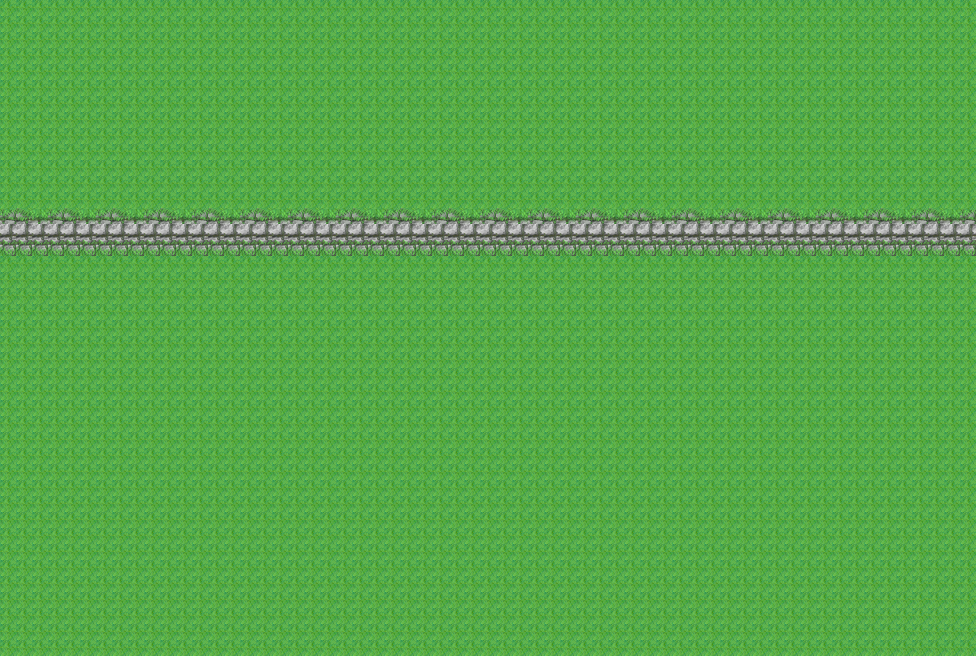

A 2D game scene composited from a Tiled map and its tileset images. What follows is a short description and the map's XML, with each tile layer's data collapsed to a summary:
An orthogonal 61x41 tile map with 16x16 px tiles, 1 tile layer (Tile Layer 1).

<map version="1.10" tiledversion="1.12.2" orientation="orthogonal" renderorder="right-down" width="61" height="41" tilewidth="16" tileheight="16" infinite="0" nextlayerid="2" nextobjectid="1">
 <tileset firstgid="1" source="fsm_Town02_A2.tsx" />
 <layer id="1" name="Tile Layer 1" width="61" height="41">
  <data>[2501 cells, 2501 non-empty, 6 distinct tile ids]</data>
 </layer>
</map>
